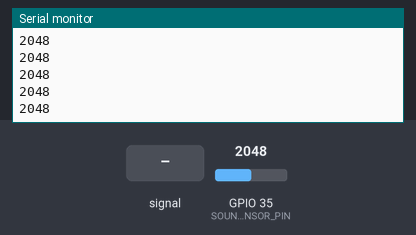
Bench run of a sketch on a simulated ESP32. Parts: the last lines printed to the serial monitor. The test bench sets the inputs (shaded band); at power-on: GPIO 35 (SOUND_SENSOR_PIN) = 2048.

Above: at 1.2 s.
1.3 s: GPIO 35 (SOUND_SENSOR_PIN) fed a 200 Hz sine of ±327 counts around its level
At 2.4 s:
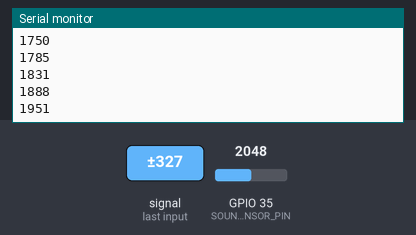
2.8 s: GPIO 35 (SOUND_SENSOR_PIN) set to 2866
At 3.7 s:
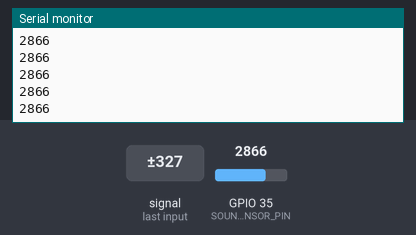
4.3 s: GPIO 35 (SOUND_SENSOR_PIN) fed a 1000 Hz sine of ±1023 counts around its level
5.8 s: GPIO 35 (SOUND_SENSOR_PIN) set to 2047
At 6.6 s:
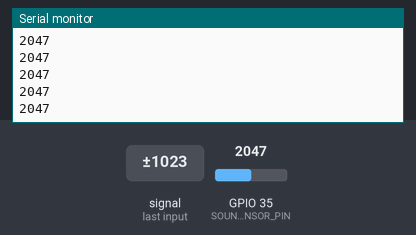
Timing chart, 0 to 8.3 s (numbered marks = the images above; inputs shaded):
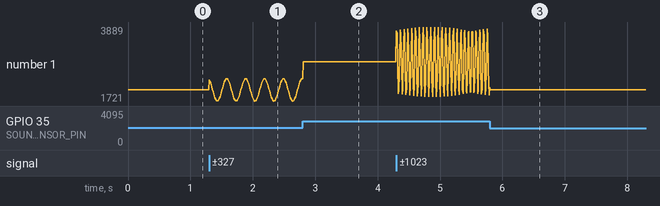

Measured:
- after the input at 1.3 s, the serial monitor: prints a new line at once (image 1)
- plotted number 1: 2048 → 2374 after the input at 1.3 s

The sketch:

cam_bien_am_thanh.ino
```cpp
#define SOUND_SENSOR_PIN 35  // Chân đọc tín hiệu từ cảm biến âm thanh

void setup() {
    Serial.begin(115200);  // Khởi động Serial với baudrate 115200
}

void loop() {
    int soundValue = analogRead(SOUND_SENSOR_PIN); // Đọc dữ liệu từ cảm biến âm thanh
    Serial.println(soundValue); // Gửi dữ liệu lên Serial Plotter

    delay(10); // Độ trễ nhỏ để cập nhật dữ liệu nhanh
}
```
